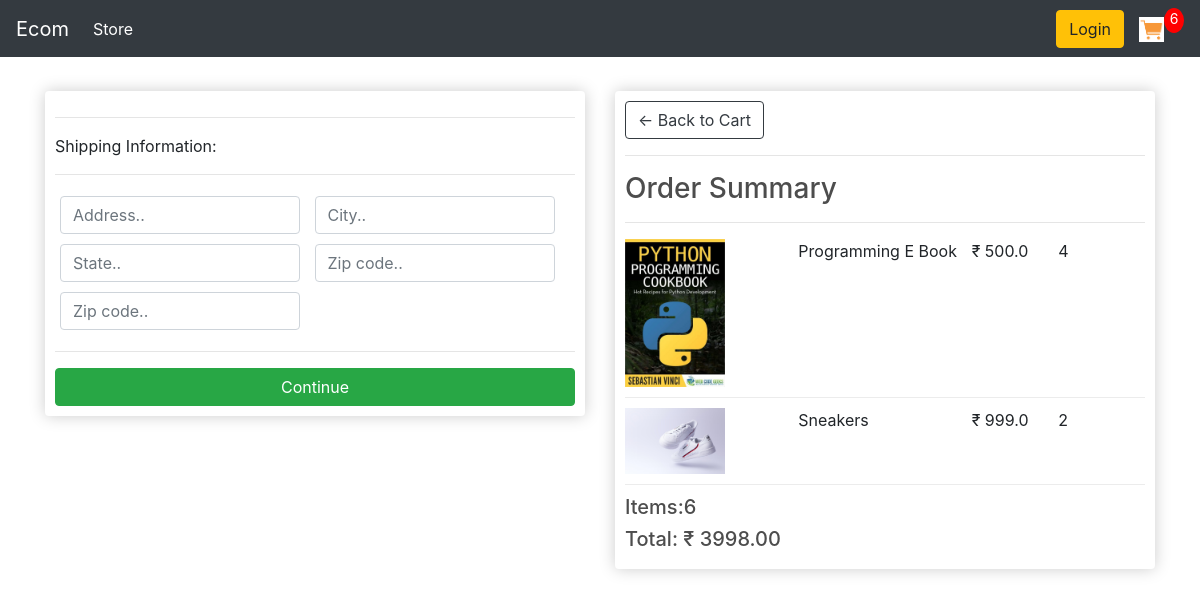
Screenshot of /checkout/ (signed in) with the database file from the repository.
### store/models.py (models this page shows, shortened)
class OrderItem(models.Model):
    product=models.ForeignKey(Product,on_delete=models.SET_NULL,blank=True,null=True)
    order=models.ForeignKey(Order,on_delete=models.SET_NULL,blank=True,null=True)
    quantity=models.IntegerField(default=0,null=True,blank=True)
    date_added=models.DateTimeField(auto_now_add=True)
    @property
    def get_total(self):
        total = self.product.price * self.quantity
        return total

class Product(models.Model):
    name=models.CharField(max_length=200,null=True)
    price=models.FloatField()
    digital=models.BooleanField(default=False,null=True,blank=False)
    image=models.ImageField(null=True,blank=True)
    @property
    def imageURL(self):
        try:
            url=self.image.url
        except:
            url=''
        return url

class Order(models.Model):
    customer=models.ForeignKey(Customer,on_delete=models.SET_NULL,blank=True,null=True)
    date_ordered = models.DateTimeField(auto_now_add=True)
    complete=models.BooleanField(default=False,null=True,blank=False)
    transaction_id=models.CharField(max_length=200,null=True)
    @property
    def shipping(self):
        shipping = False
        orderitems = self.orderitem_set.all()
        for i in orderitems :
            if i.product.digital == False:
                shipping = True
        return shipping
    @property
    def get_cart_total(self):
        orderitems=self.orderitem_set.all()
        total = sum([item.get_total for item in orderitems])
        return total
    @property
    def get_cart_items(self):
        orderitems=self.orderitem_set.all()
        total = sum([item.quantity for item in orderitems])
        return total

### store/views.py (the view)
# urls.py: path('checkout/',views.checkout,name='checkout'),
def checkout(request):
    if request.user.is_authenticated:
        customer=request.user.customer
        order , created = Order.objects.get_or_create(customer=customer,complete = False)
        items = order.orderitem_set.all()
        cartItems = order.get_cart_items
    else:
        items=[]
        order={'get_cart_total':0,'get_card_item':0}
        cartItems = order ['get_cart_items']
    context={'items':items,'order':order,'cartItems':cartItems,'shipping':False}
    return render(request,'store/checkout.html',context)

### store/templates/store/checkout.html (shortened to what this page needs)
{% extends 'store/main.html' %}
{% load static %}
{% block content %}
<div class="row">
    <div class="col-lg-6">
        <div class="box-element" id="form-wrapper">
            <form id="form">
                <div id="shipping-info">
                    <hr>
                    <p>Shipping Information:</p>
                    <hr>
                    <div class="form-field">
                        <input class="form-control" type="text" name="address" placeholder="Address..">
                    </div>
                    <div class="form-field">
                        <input class="form-control" type="text" name="city" placeholder="City..">
                    </div>
                    <div class="form-field">
                        <input class="form-control" type="text" name="state" placeholder="State..">
                    </div>
                    <div class="form-field">
                        <input class="form-control" type="text" name="zipcode" placeholder="Zip code..">
                    </div>
                    <div class="form-field">
                        <input class="form-control" type="text" name="country" placeholder="Zip code..">
                    </div>
                </div>
                <hr>
                <input id="form-button" class="btn btn-success btn-block" type="submit" value="Continue">
            </form>
        </div>
        <br>
    </div>
    <div class="col-lg-6">
        <div class="box-element">
            <a  class="btn btn-outline-dark" href="{% url 'cart' %}">&#x2190; Back to Cart</a>
            <hr>
            <h3>Order Summary</h3>
            <hr>
            {% for item in items %}
            <div class="cart-row">
                <div style="flex:2"><img class="row-image" src="{{item.product.imageURL}}"></div>
                <div style="flex:2"><p>{{item.product.name}}</p></div>
                <div style="flex:1"><p>&#8377
                    {{item.product.price}}</p></div>
                <div style="flex:1"><p>{{item.quantity}}</p></div>
            </div>
            {% endfor %}
            <h5>Items:{{order.get_cart_items}}</h5>
            <h5>Total: &#8377
                  {{order.get_cart_total|floatformat:2}}</h5>
        </div>
    </div>
</div>
{% endblock content %}

### static/css/main.css (style rules this page uses)
body { background-color: hsl(0, 0%, 98%); }
h1,h2,h3,h4,h5,h6 { color:hsl(0, 0%, 30%); }
.box-element { box-shadow:hsl(0, 0%, 80%) 0 0 16px; background-color: #fff; border-radius: 4px; padding: 10px; }
.col-lg-4, .col-lg-6, .col-lg-8, .col-lg-12 { margin-top: 10px; }
.btn { border-radius: 0; }
.row-image { width: 100px; }
.form-field { width:250px; display: inline-block; padding: 5px; }
.cart-row { display: flex; align-items: flex-stretch; padding-bottom: 10px; margin-bottom: 10px; border-bottom: 1px solid #ececec; }

### rows the page displays
OrderItem: product.imageURL (picture), product.name "Programming E Book", product.price "500.0", quantity "4"
OrderItem: product.imageURL (picture), product.name "Sneakers", product.price "999.0", quantity "2"
Order: get_cart_items "6", get_cart_total "3998.00"

### other values shown
{{ cartItems }} "6"
